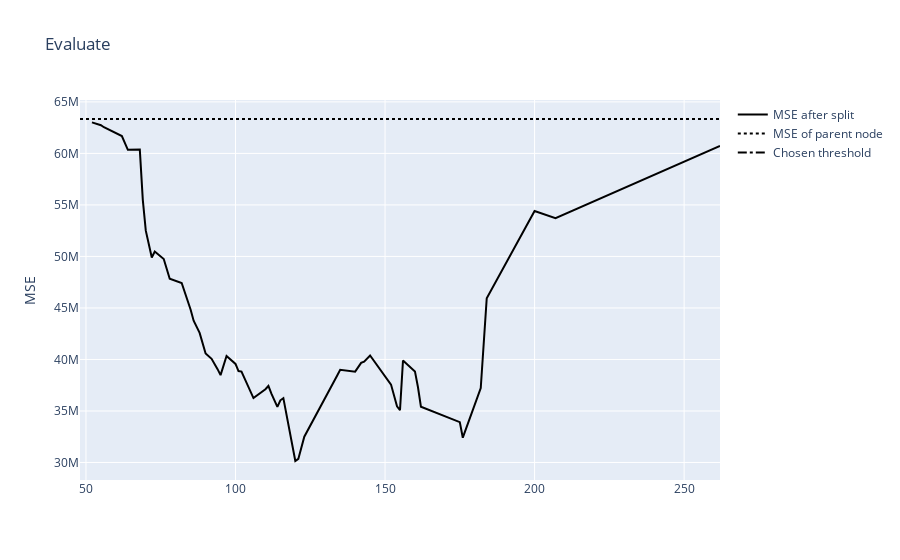

The code cell stored with this chart in its notebook:
### Code cell
import helper_functions
import importlib
importlib.reload(helper_functions)

selected_feature = "horsepower"

list_of_mse_childs = []
list_of_mse_parent = []
thresholds = X.sort_values(by=["horsepower"])["horsepower"].unique()

for threshold in thresholds:

    NodePlot = helper_functions.NodePlot(
                                    X_parent = X, 
                                    y_parent = y, 
                                    threshold = threshold, 
                                    selected_feature = "horsepower"
                                    )

    list_of_mse_childs.append(NodePlot.child_mse)
    list_of_mse_parent.append(NodePlot.parent_mse)

fig = helper_functions.plot_threshold_evaluation(
                            thresholds = thresholds, 
                            mse_parent_list = list_of_mse_parent, 
                            mse_list = list_of_mse_childs, 
                            threshold = 100
                        )
